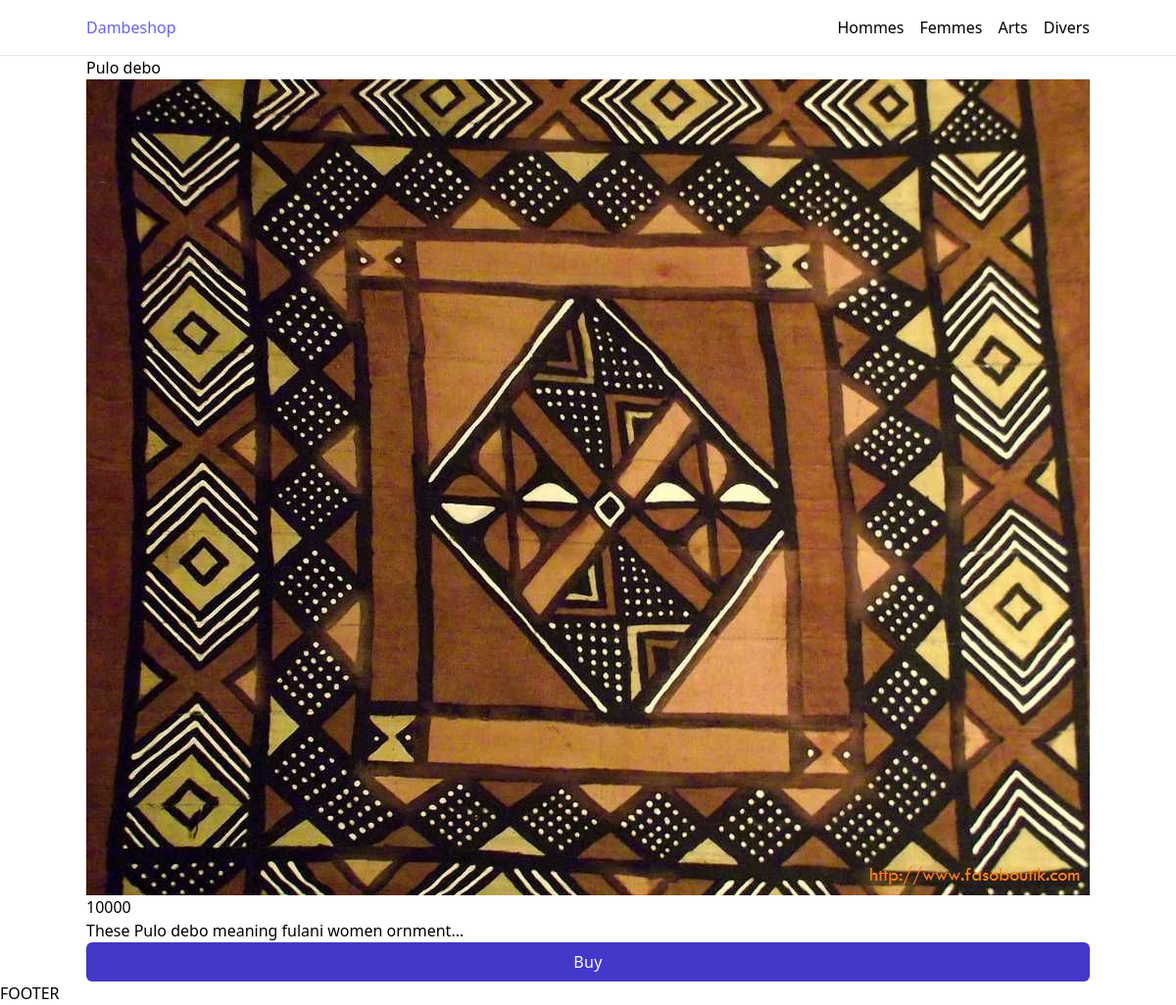
The app's page /product/2 with its own data.
### tables this page shows
CREATE TABLE products(
    id INTEGER PRIMARY KEY,
    name TEXT NOT NULL,
    description TEXT NOT NULL,
    price INTEGER NOT NULL,
    original_filename TEXT NOT NULL,
    unique_filename TEXT NOT NULL,
    category_id INTEGER NOT NULL,
    admin_username TEXT NOT NULL,
    timestamp DATETIME DEFAULT CURRENT_TIMESTAMP,
    FOREIGN KEY (category_id) REFERENCES categories,
    FOREIGN KEY (admin_username) REFERENCES admins
);

### app.py (the view)
@app.route('/product/<product_id>')
def product(product_id):
    product = get_product_detail(db,product_id)
    print(product)
    return render_template('product.html',product=product)

### sql_utils.py (called while the page is built)
def get_product_detail(db,product_id):
    return db.execute('''SELECT products.name,price,description,timestamp,unique_filename,
                title as category, username as admin_username, phone as admin_phone,whatsapp admin_whatsapp
                FROM products,categories,admins
                WHERE products.admin_username = admins.username
                AND products.category_id = categories.id
                AND products.id =?''',product_id)[0]

### templates/product.html
{% extends "base.html" %} {% block content %}
<div class="container mx-auto">
  <h2>{{ product['name'] }}</h2>
  <img
    src="{{ url_for('display_image', filename=product['unique_filename']) }}"
    alt=""
  />
  <p>{{product['price']}}</p>
  <p>{{product['description']}}</p>
  <div>
    <input
      type="submit"
      value="Buy"
      class="w-full px-4 py-2 tracking-wide text-white transition-colors duration-200 transform bg-indigo-700 rounded-md hover:bg-indigo-600 focus:outline-none focus:bg-indigo-600"
    />
  </div>
</div>
{% endblock %}

### static/css/style.css (style rules this page uses)
html { line-height: 1.5; -webkit-text-size-adjust: 100%; -moz-tab-size: 4; -o-tab-size: 4; tab-size: 4; font-family: ui-sans-serif, system-ui, -apple-system, BlinkMacSystemFont, "Segoe UI", Roboto, "Helvetica Neue", Arial, "Noto Sans", sans-serif, "Apple Color Emoji", "Segoe UI Emoji", "Segoe UI Symbol", "Noto Color Emoji"; }
body { margin: 0; line-height: inherit; }
h1, h2, h3, h4, h5, h6 { font-size: inherit; font-weight: inherit; }
button, input, optgroup, select, textarea { font-family: inherit; font-size: 100%; line-height: inherit; color: inherit; margin: 0; padding: 0; }
button, [type='button'], [type='reset'], [type='submit'] { -webkit-appearance: button; background-color: transparent; background-image: none; }
blockquote, dl, dd, h1, h2, h3, h4, h5, h6, hr, figure, p, pre { margin: 0; }
input::placeholder, textarea::placeholder { opacity: 1; color: #9ca3af; }
img, svg, video, canvas, audio, iframe, embed, object { display: block; vertical-align: middle; }
img, video { max-width: 100%; height: auto; }
.container { width: 100%; }
@media (min-width: 640px) { .container { max-width: 640px; } }
@media (min-width: 768px) { .container { max-width: 768px; } }
@media (min-width: 1024px) { .container { max-width: 1024px; } }
.mx-auto { margin-left: auto; margin-right: auto; }
.flex { display: flex; }
.min-h-screen { min-height: 100vh; }
.w-full { width: 100%; }
.transform { transform: translate(var(--tw-translate-x), var(--tw-translate-y)) rotate(var(--tw-rotate)) skewX(var(--tw-skew-x)) skewY(var(--tw-skew-y)) scaleX(var(--tw-scale-x)) scaleY(var(--tw-scale-y)); }
.flex-col { flex-direction: column; }
.rounded-md { border-radius: 0.375rem; }
.bg-indigo-700 { --tw-bg-opacity: 1; background-color: rgb(67 56 202 / var(--tw-bg-opacity)); }
.px-4 { padding-left: 1rem; padding-right: 1rem; }
.py-2 { padding-top: 0.5rem; padding-bottom: 0.5rem; }
.tracking-wide { letter-spacing: 0.025em; }
.text-white { --tw-text-opacity: 1; color: rgb(255 255 255 / var(--tw-text-opacity)); }
.transition-colors { transition-property: color, background-color, border-color, fill, stroke, -webkit-text-decoration-color; transition-property: color, background-color, border-color, text-decoration-color, fill, stroke; transition-property: color, background-color, border-color, text-decoration-color, fill, stroke, -webkit-text-decoration-color; transition-timing-function: cubic-bezier(0.4, 0, 0.2, 1); transition-duration: 150ms; }
.duration-200 { transition-duration: 200ms; }

### records on screen
products: name "Pulo debo", unique_filename (picture), price "10000", description "These Pulo debo meaning fulani women ornment..."
